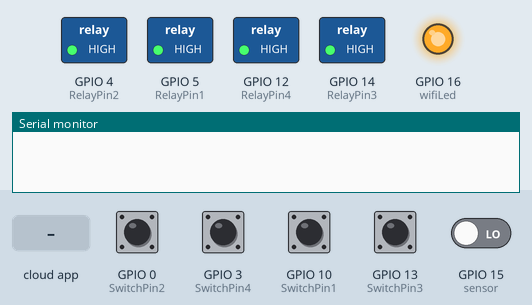
Simulated run of this sketch. Board: ESP8266 (NodeMCU). On the bench: switched loads named in the sketch (green lamp = pin HIGH), output pins drawn as LEDs (lit = HIGH), the last lines printed to the serial monitor. The inputs (shaded band) are chosen by the test bench; at power-on: GPIO 0 (SwitchPin2), GPIO 3 (SwitchPin4), GPIO 10 (SwitchPin1), GPIO 13 (SwitchPin3) HIGH, GPIO 15 (sensor) LOW. WiFi joins after 1.5 s; servers stay silent unless stated.

Above: at 2.7 s.
2.8 s: GPIO 15 (sensor) driven HIGH
At 4.2 s:
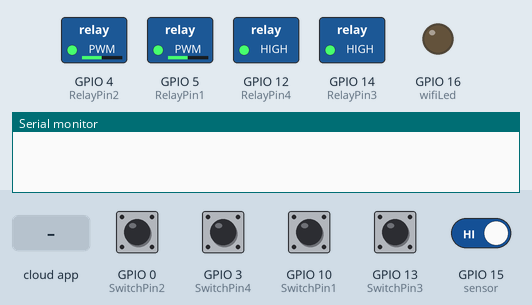
4.5 s: the phone or cloud app sets switch3 to 1
At 5.1 s:
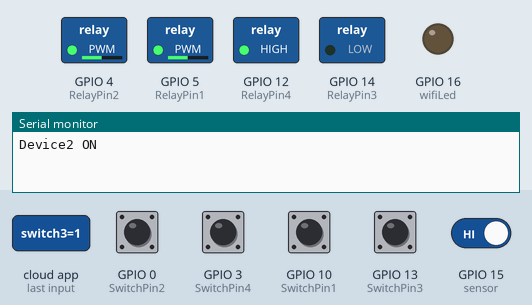
6.0 s: the phone or cloud app sets switch4 to 1
At 7.2 s:
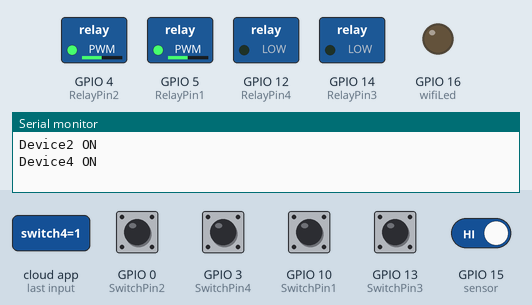
7.5 s: the phone or cloud app sets switch3 to 0
At 8.6 s:
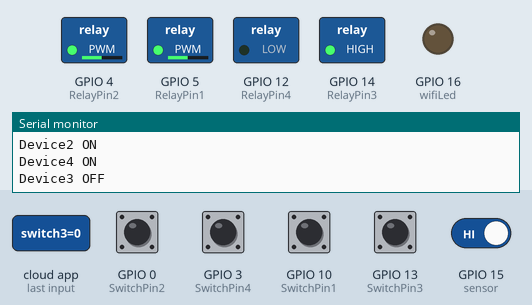
9.0 s: the phone or cloud app sets switch1 to 1
At 9.4 s:
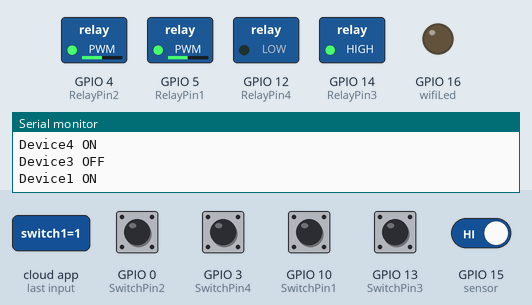
10.6 s: GPIO 3 (SwitchPin4) pulled LOW for 0.15 s
At 10.9 s:
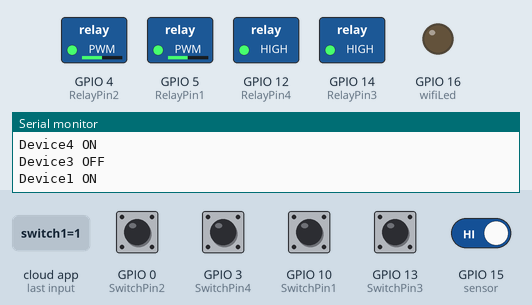
Timing chart, 0 to 14.7 s (numbered marks = the images above; inputs shaded):
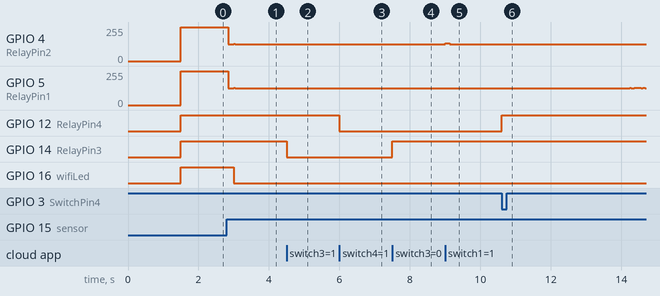

Measured:
- after the input at 2.8 s, GPIO 4 (RelayPin2), GPIO 5 (RelayPin1): 255/255 → 125/255 at once
- after the input at 4.5 s, GPIO 14 (RelayPin3): HIGH → LOW at once
- after the input at 6.0 s, GPIO 12 (RelayPin4): HIGH → LOW at once
- after the input at 7.5 s, GPIO 14 (RelayPin3): LOW → HIGH at once
- after the input at 9.0 s, GPIO 4 (RelayPin2): 125/255 → 132/255 at once, → 126/255 0.12 s later
- after the input at 10.6 s, GPIO 12 (RelayPin4): LOW → HIGH at once

The sketch:

project_file.ino
```cpp
#include <ArduinoIoTCloud.h>
#include <Arduino_ConnectionHandler.h>
#include <ESP8266Wifi.h>
#include <ESP8266HTTPClient.h>
#include <WiFiClientSecureBearSSL.h>
#include <Arduino_JSON.h>

//Clap----------------------------------------------

int sensor = 15; //D8 Connected to digital output of KY-038 sound sensor module
//int led = 02; //D4 Connected to postive of led
boolean is_on = false; //To determine/track if led is on or off
//---------------------------------------------------------


const char DEVICE_LOGIN_NAME[]  = "***************"; //Enter DEVICE ID

const char SSID[]               = "**********";    //Enter WiFi SSID (name)
const char PASS[]               = "************";    //Enter WiFi password
const char DEVICE_KEY[]         = "*********************";    //Enter Secret device password (Secret Key)


// define the GPIO connected with Relays and switches
#define RelayPin1 5  //D1
#define RelayPin2 4  //D2
#define RelayPin3 14 //D5
#define RelayPin4 12 //D6

#define SwitchPin1 10  //SD3
#define SwitchPin2 0   //D3
#define SwitchPin3 13  //D7
#define SwitchPin4 3   //RX

#define wifiLed   16   //D0


int toggleState_1 = 0; //Define integer to remember the toggle state for relay 1
int toggleState_2 = 0; //Define integer to remember the toggle state for relay 2
int toggleState_3 = 0; //Define integer to remember the toggle state for relay 3
int toggleState_4 = 0; //Define integer to remember the toggle state for relay 4

void onSwitch1Change();
void onSwitch2Change();
void onSwitch3Change();
void onSwitch4Change();

CloudSwitch switch1;
CloudSwitch switch2;
CloudSwitch switch3;
CloudSwitch switch4;

void initProperties(){

  ArduinoCloud.setBoardId(DEVICE_LOGIN_NAME);
  ArduinoCloud.setSecretDeviceKey(DEVICE_KEY);

  ArduinoCloud.addProperty(switch1, READWRITE, ON_CHANGE, onSwitch1Change);
  ArduinoCloud.addProperty(switch2, READWRITE, ON_CHANGE, onSwitch2Change);
  ArduinoCloud.addProperty(switch3, READWRITE, ON_CHANGE, onSwitch3Change);
  ArduinoCloud.addProperty(switch4, READWRITE, ON_CHANGE, onSwitch4Change);

}

WiFiConnectionHandler ArduinoIoTPreferredConnection(SSID, PASS);

const int debounceDelay = 200; // Debounce delay in milliseconds
unsigned long lastDebounceTime1 = 0;
unsigned long lastDebounceTime2 = 0;
unsigned long lastDebounceTime3 = 0;
unsigned long lastDebounceTime4 = 0;

// Track the previous state of each switch to handle edge detection
bool previousSwitchState1 = HIGH;
bool previousSwitchState2 = HIGH;
bool previousSwitchState3 = HIGH;
bool previousSwitchState4 = HIGH;

void manual_control() {
  unsigned long currentMillis = millis();

  // Manual Switch Control
  // Check each switch pin and toggle the corresponding relay if the switch is pressed (LOW state)

  // Check if Switch 1 is pressed
  if (digitalRead(SwitchPin1) == LOW && previousSwitchState1 == HIGH) {
    if (currentMillis - lastDebounceTime1 >= debounceDelay) {
      toggleState_1 = !toggleState_1;
      digitalWrite(RelayPin1, !toggleState_1);
      switch1 = toggleState_1; // Toggle Relay 1
      lastDebounceTime1 = currentMillis; // Update the last debounce time
    }
  }
  previousSwitchState1 = digitalRead(SwitchPin1);

  // Check if Switch 2 is pressed
  if (digitalRead(SwitchPin2) == LOW && previousSwitchState2 == HIGH) {
    if (currentMillis - lastDebounceTime2 >= debounceDelay) {
      toggleState_2 = !toggleState_2;
      digitalWrite(RelayPin2, !toggleState_2);
      switch2 = toggleState_2; // Toggle Relay 2
      lastDebounceTime2 = currentMillis; // Update the last debounce time
    }
  }
  previousSwitchState2 = digitalRead(SwitchPin2);

  // Check if Switch 3 is pressed
  if (digitalRead(SwitchPin3) == LOW && previousSwitchState3 == HIGH) {
    if (currentMillis - lastDebounceTime3 >= debounceDelay) {
      toggleState_3 = !toggleState_3;
      digitalWrite(RelayPin3, !toggleState_3);
      switch3 = toggleState_3; // Toggle Relay 3
      lastDebounceTime3 = currentMillis; // Update the last debounce time
    }
  }
  previousSwitchState3 = digitalRead(SwitchPin3);

  // Check if Switch 4 is pressed
  if (digitalRead(SwitchPin4) == LOW && previousSwitchState4 == HIGH) {
    if (currentMillis - lastDebounceTime4 >= debounceDelay) {
      toggleState_4 = !toggleState_4;
      digitalWrite(RelayPin4, !toggleState_4);
      switch4 = toggleState_4; // Toggle Relay 4
      lastDebounceTime4 = currentMillis; // Update the last debounce time
    }
  }
  previousSwitchState4 = digitalRead(SwitchPin4);
}


void setup() {


//------------------------CLAP----------------------------------

  pinMode(sensor, INPUT); //Setting the pin to input for reading data
  //pinMode(led, OUTPUT); //Setting the pin to output for turning the led on/off

  //-------------------------------------------------------------


  // Initialize serial and wait for port to open:
  Serial.begin(9600);
  // This delay gives the chance to wait for a Serial Monitor without blocking if none is found
  delay(1500);

  // Defined in thingProperties.h
  initProperties();

  // Connect to Arduino IoT Cloud
  ArduinoCloud.begin(ArduinoIoTPreferredConnection);

  setDebugMessageLevel(2);
  ArduinoCloud.printDebugInfo();

  pinMode(RelayPin1, OUTPUT);
  pinMode(RelayPin2, OUTPUT);
  pinMode(RelayPin3, OUTPUT);
  pinMode(RelayPin4, OUTPUT);

  pinMode(wifiLed, OUTPUT);

  pinMode(SwitchPin1, INPUT_PULLUP);
  pinMode(SwitchPin2, INPUT_PULLUP);
  pinMode(SwitchPin3, INPUT_PULLUP);
  pinMode(SwitchPin4, INPUT_PULLUP);

  //During Starting all Relays should TURN OFF
  digitalWrite(RelayPin1, HIGH);
  digitalWrite(RelayPin2, HIGH);
  digitalWrite(RelayPin3, HIGH);
  digitalWrite(RelayPin4, HIGH);

  digitalWrite(wifiLed, HIGH);  //Turn OFF WiFi LED
}

void loop() {
  ArduinoCloud.update();

  manual_control(); //Control relays manually

  if (WiFi.status() != WL_CONNECTED)
  {
    digitalWrite(wifiLed, HIGH); //Turn OFF WiFi LED
    //Serial.println("NO WIFI");
  }
  else{
    digitalWrite(wifiLed, LOW); //Turn ON WiFi LED
    //Serial.println("YES WIFI");
  }


//------------------Clap----------------------------------


int data = digitalRead(sensor); //Reading data from sensor and storing in variable

  if (data == 1) { // 1 is sent from sensor when loud noise is detected
    if (is_on == true) { // If led is on then turn it off

      digitalWrite(RelayPin1, HIGH);
      digitalWrite(RelayPin2, HIGH);
      is_on = false;
      switch1 = 0;
      switch2 = 0;
    }
    else { // else if led is off then turn it on
      digitalWrite(RelayPin1, LOW);
      digitalWrite(RelayPin2, LOW);
      is_on = true;
      switch1 = 1;
      switch2 = 1;
    }
  }


//-------------------------


}

void onSwitch1Change() {
  if (switch1 == 1)
  {
    digitalWrite(RelayPin1, LOW);
    Serial.println("Device1 ON");
    toggleState_1 = 1;
    is_on = true;
  }
  else
  {
    digitalWrite(RelayPin1, HIGH);
    Serial.println("Device1 OFF");
    toggleState_1 = 0;
    is_on = false;
  }
}

void onSwitch2Change() {
  if (switch2 == 1)
  {
    digitalWrite(RelayPin2, LOW);
    Serial.println("Device2 ON");
    toggleState_2 = 1;
    is_on = true;
  }
  else
  {
    digitalWrite(RelayPin2, HIGH);
    Serial.println("Device2 OFF");
    toggleState_2 = 0;
    is_on = false;
  }
}

void onSwitch3Change() {
  if (switch3 == 1)
  {
    digitalWrite(RelayPin3, LOW);
    Serial.println("Device2 ON");
    toggleState_3 = 1;
  }
  else
  {
    digitalWrite(RelayPin3, HIGH);
    Serial.println("Device3 OFF");
    toggleState_3 = 0;
  }
}

void onSwitch4Change() {
  if (switch4 == 1)
  {
    digitalWrite(RelayPin4, LOW);
    Serial.println("Device4 ON");
    toggleState_4 = 1;
  }
  else
  {
    digitalWrite(RelayPin4, HIGH);
    Serial.println("Device4 OFF");
    toggleState_4 = 0;
  }
}
```
